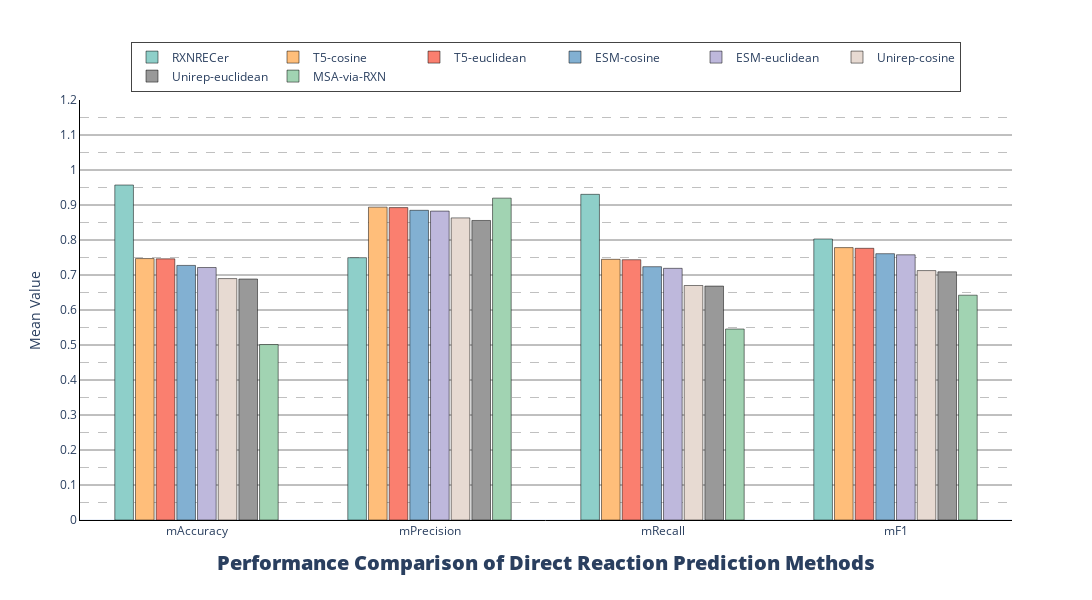

Notebook code for this chart:
### Code cell
evTools.show_methods_eva_fig(res_metrics_data=res[res.methodGroup=='direct'])

### Figure 1 — Plotly figure (JSON) as saved in the notebook; plotly's stock layout.template omitted (floating-point values rounded to 4 significant figures)
{"data": [{"marker": {"color": "#8ECFC9", "line": {"color": "black", "width": 0.5}}, "name": "RXNRECer", "type": "bar", "width": 0.08, "x": ["mAccuracy", "mPrecision", "mRecall", "mF1"], "y": [0.9571, 0.7495, 0.9305, 0.8028]}, {"marker": {"color": "#FFBE7A", "line": {"color": "black", "width": 0.5}}, "name": "T5-cosine", "type": "bar", "width": 0.08, "x": ["mAccuracy", "mPrecision", "mRecall", "mF1"], "y": [0.7469, 0.8939, 0.7448, 0.7782]}, {"marker": {"color": "#FA7F6F", "line": {"color": "black", "width": 0.5}}, "name": "T5-euclidean", "type": "bar", "width": 0.08, "x": ["mAccuracy", "mPrecision", "mRecall", "mF1"], "y": [0.7461, 0.8926, 0.7436, 0.7763]}, {"marker": {"color": "#82B0D2", "line": {"color": "black", "width": 0.5}}, "name": "ESM-cosine", "type": "bar", "width": 0.08, "x": ["mAccuracy", "mPrecision", "mRecall", "mF1"], "y": [0.7274, 0.8849, 0.7238, 0.7608]}, {"marker": {"color": "#BEB8DC", "line": {"color": "black", "width": 0.5}}, "name": "ESM-euclidean", "type": "bar", "width": 0.08, "x": ["mAccuracy", "mPrecision", "mRecall", "mF1"], "y": [0.7213, 0.8826, 0.719, 0.7577]}, {"marker": {"color": "#E7DAD2", "line": {"color": "black", "width": 0.5}}, "name": "Unirep-cosine", "type": "bar", "width": 0.08, "x": ["mAccuracy", "mPrecision", "mRecall", "mF1"], "y": [0.6898, 0.8631, 0.67, 0.7126]}, {"marker": {"color": "#999999", "line": {"color": "black", "width": 0.5}}, "name": "Unirep-euclidean", "type": "bar", "width": 0.08, "x": ["mAccuracy", "mPrecision", "mRecall", "mF1"], "y": [0.6885, 0.8558, 0.6683, 0.709]}, {"marker": {"color": "#A1D3B2", "line": {"color": "black", "width": 0.5}}, "name": "MSA-via-RXN", "type": "bar", "width": 0.08, "x": ["mAccuracy", "mPrecision", "mRecall", "mF1"], "y": [0.5013, 0.9196, 0.5457, 0.6423]}], "layout": {"bargap": 0.29, "barmode": "group", "height": 600, "legend": {"borderwidth": 1, "orientation": "h", "tracegroupgap": 2, "x": 0.5, "xanchor": "center", "y": 1.02, "yanchor": "bottom"}, "title": {"font": {"size": 20, "weight": 1000}, "text": "Performance Comparison of Direct Reaction Prediction Methods", "x": 0.5, "xanchor": "center", "y": 0.05}, "width": 1600, "xaxis": {"linecolor": "#000000", "linewidth": 1, "showline": true}, "yaxis": {"dtick": 0.1, "gridcolor": "gray", "gridwidth": 1, "linecolor": "black", "linewidth": 1, "minor": {"dtick": 0.05, "gridcolor": "gray", "griddash": "dash", "gridwidth": 0.5, "showgrid": true}, "range": [0, 1.2], "showgrid": true, "showline": true, "title": {"text": "Mean Value"}}}}
